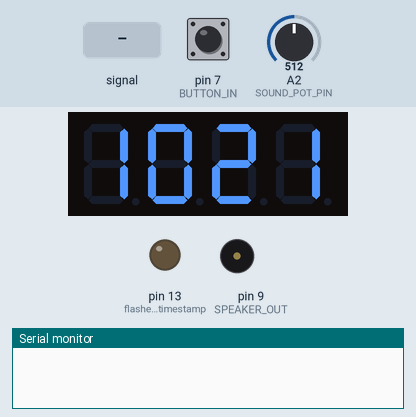
Bench run of a sketch on a simulated Arduino Uno, built with avr-gcc and run on an emulated ATmega328P. Parts: 4-digit seven-segment display, output pins drawn as LEDs (lit = HIGH), buzzer (waves = sounding), the last lines printed to the serial monitor. Inputs (shaded band) come from the test bench; at power-on: pin 7 (BUTTON_IN) HIGH, A2 (SOUND_POT_PIN) = 512. Random numbers use the default seed unless the sketch sets one.

Above: at 1.2 s.
1.3 s: pin 7 (BUTTON_IN) pulled LOW for 0.15 s
At 1.51 s:
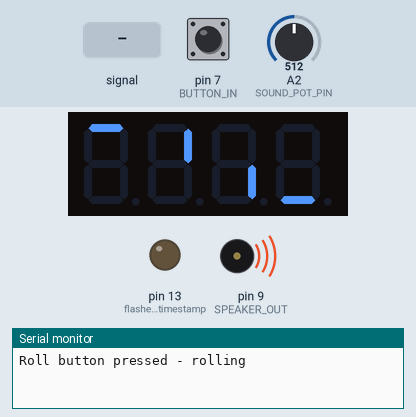
2.0 s: A2 (SOUND_POT_PIN) fed a 2 Hz sine of ±306 counts around its level
At 4.02 s:
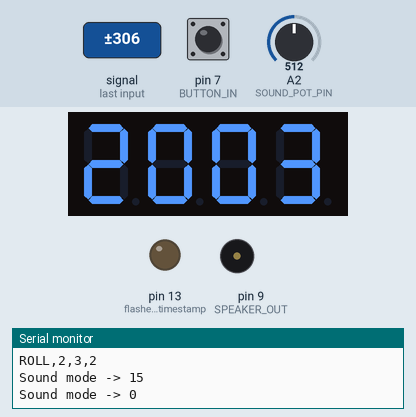
5.0 s: pin 7 (BUTTON_IN) pulled LOW for 1 s
At 5.47 s:
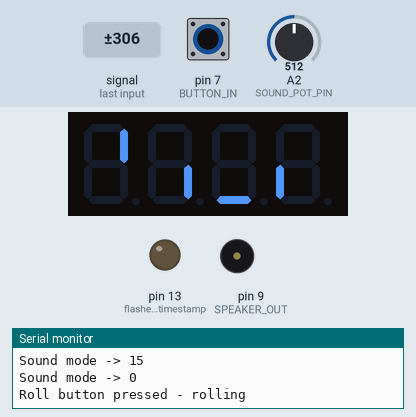
6.6 s: A2 (SOUND_POT_PIN) set to 716
At 8.6 s:
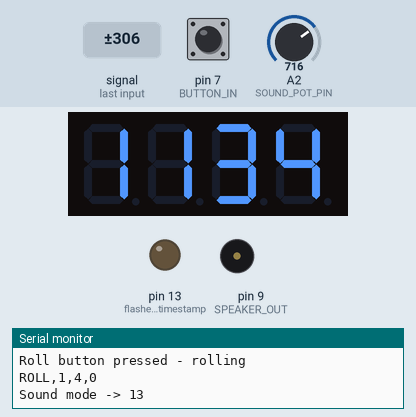
8.9 s: A2 (SOUND_POT_PIN) fed a 200 Hz sine of ±81 counts around its level
At 9.5 s:
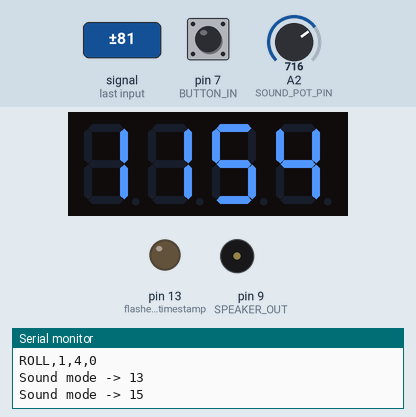
10.5 s: pin 7 (BUTTON_IN) pulled LOW for 0.15 s
At 11.09 s:
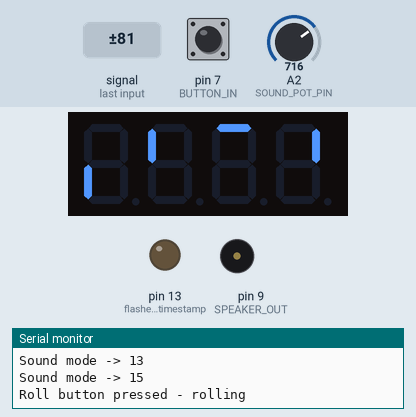
Timing chart, 0 to 12.2 s (numbered marks = the images above; inputs shaded):
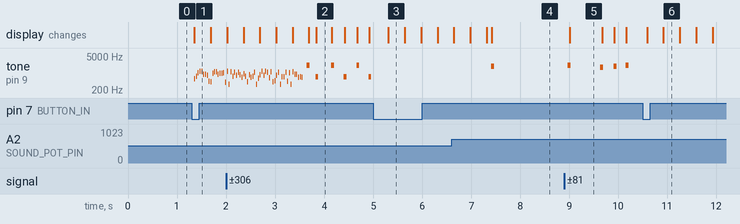

Measured:
- after the input at 1.3 s, tone on pin 9 (SPEAKER_OUT): plays 584 Hz for 0.01 s, 739 Hz for 0.01 s, 1034 Hz for 0.01 s, 1198 Hz for 0.01 s, 1176 Hz for 0.01 s, 900 Hz for 0.01 s … (18 notes in this stretch), starting after 0.05 s; the display: changes after 0.05 s (image 1)
- after the input at 8.9 s, tone on pin 9 (SPEAKER_OUT): plays 2050 Hz for 0.06 s, 1690 Hz for 0.06 s, 1870 Hz for 0.06 s, 2050 Hz for 0.06 s, starting after 0.08 s
- what the display in image 5 shows lasts 0.7 s, from 9.0 s to 9.7 s

The sketch:

digitalDice.ino
```cpp
#include <Arduino.h>
#include <TM1637Display.h>

// ---------------- Pin configuration ----------------
#define CLK               2
#define DIO               3
#define BUTTON_IN         7   // rolls the dice
#define SOUND_POT_PIN     A2  // potentiometer wiper: selects rolling-sound style
#define SPEAKER_OUT       9

// Bit-transfer delay for the TM1637 protocol (microseconds), NOT a "test" value
#define TM1637_BIT_DELAY   100

// ---------------- Button debounce ----------------
#define DEBOUNCE_MS   30

// ---------------- Spin animation timing ----------------
// Pulled to file scope (not just local to spinAnimation) so playSoundFrame()
// can compute how far through the whole animation it is, for styles that
// need a smooth sweep across the entire roll rather than per-frame steps.
const int SPIN_TOTAL_STEPS     = 10;
const int SPIN_FRAMES_PER_STEP = 6;
const int SPIN_TOTAL_FRAMES    = SPIN_TOTAL_STEPS * SPIN_FRAMES_PER_STEP; // 60

// ---------------- Sound styles ----------------
//  0 = silent
//  1 = ascending sweep
//  2 = dice-rattle (random short clicks)
//  3 = descending arcade sweep
//  4 = alternating two-tone clack
//  5 = smooth rising siren
//  6 = chiptune arpeggio
//  7 = laser zap (fast descending per step)
//  8 = bell / chime (one note per step)
//  9 = robot beep-boop (slow alternating pitch)
// 10 = casino jackpot trill
// 11 = wind-up spring (stepped rising pitch)
// 12 = xylophone (random pentatonic notes)
// 13 = sci-fi power-up (wide smooth rise)
// 14 = typewriter clack + end ding
// 15 = cymbal hiss / shimmer
#define NUM_SOUND_MODES 16
int soundMode = 2; // updated continuously from the potentiometer position

// ---------------- Display segment frames for the spin animation ----------------
// Each row is one rotating "spinner" frame (a single lit segment moving across
// all 4 digit positions at once), replacing six near-duplicate arrays from an
// earlier version.
const uint8_t spinnerFrames[6][4] = {
  { SEG_A, SEG_B, SEG_C, SEG_D },
  { SEG_B, SEG_C, SEG_D, SEG_E },
  { SEG_C, SEG_D, SEG_E, SEG_F },
  { SEG_D, SEG_E, SEG_F, SEG_A },
  { SEG_E, SEG_F, SEG_A, SEG_B },
  { SEG_F, SEG_A, SEG_B, SEG_C }
};

TM1637Display display(CLK, DIO, TM1637_BIT_DELAY);

int brightness = 3;
int dice1 = 1, dice2 = 1;   // start at a valid value so power-up doesn't show 0/0
bool displayDirty = true;   // set true whenever the display was wiped/changed outside displayNum()

// Small helper struct so both buttons share the same debounce/edge-detect logic
struct DebouncedButton {
  uint8_t pin;
  bool lastReading;
  bool actionTaken;
  unsigned long lastDebounceTime;
};

DebouncedButton rollButton = { BUTTON_IN, false, false, 0 };

// Smoothed potentiometer reading, used to pick the sound style. A simple
// low-pass filter (weighted running average) keeps a noisy ADC reading from
// making soundMode flicker between two values near a threshold.
int smoothedPot = 512; // start at the middle of the 0-1023 ADC range

// Most potentiometers don't electrically sweep the full ideal 0-1023 ADC
// range in practice (wiring resistance, wiper contact, unit tolerance). These
// track the REAL observed min/max as the knob gets used, so "fully one way"
// and "fully the other way" always reach mode 0 and the last mode - whatever
// the pot's actual range turns out to be. Sweep the knob fully a couple of
// times after flashing so these settle to the true endpoints.
int potMin = 1023;
int potMax = 0;

// Hysteresis margin around the CURRENT mode's zone, as a fraction of that
// zone's width (not a fixed ADC count) - a reading has to clearly leave the
// current zone by more than this before a change is even considered, which
// stops noise sitting right on a boundary from flip-flopping between modes.
// A FIXED count margin can end up larger than a zone itself if the pot's
// real calibrated range is narrower than expected, which makes the
// outermost zones (mode 0, mode NUM_SOUND_MODES-1) unreachable - scaling by
// zone width avoids that regardless of how wide the pot's actual range is.
const float POT_ZONE_MARGIN_FRACTION = 0.25f;

// The mapped mode value has to hold steady for this long before it's
// actually applied. Without this, tiny electrical noise near a zone
// boundary (e.g. coupled in from the display's CLK/DIO lines) can nudge the
// reading back and forth across the boundary and make the mode flicker
// between two values with the dial completely untouched.
const unsigned long POT_SETTLE_MS = 60;
// The pot is sampled on a fixed timer (not once per loop pass) so the amount
// of smoothing doesn't depend on how fast the loop happens to run.
const unsigned long POT_SAMPLE_MS = 5;
int candidateMode = 2;
unsigned long candidateSince = 0;

// While millis() is before this timestamp, the center two digits show the
// current sound mode; once it passes, they go blank and only the dice show.
// Set 2000ms into the future whenever the mode changes (and once at boot).
unsigned long modeDisplayUntil = 0;
const unsigned long MODE_DISPLAY_MS = 2000;

// Returns true exactly once per fresh press (after debounce), false otherwise.
// With INPUT_PULLUP, the pin reads LOW when pressed.
bool checkPressed(DebouncedButton &btn) {
  bool reading = (digitalRead(btn.pin) == LOW);
  bool firedThisCall = false;

  if (reading != btn.lastReading) {
    btn.lastDebounceTime = millis();
  }

  if ((millis() - btn.lastDebounceTime) > DEBOUNCE_MS) {
    if (reading && !btn.actionTaken) {
      firedThisCall = true;
      btn.actionTaken = true;
    } else if (!reading) {
      btn.actionTaken = false;
    }
  }

  btn.lastReading = reading;
  return firedThisCall;
}

// Call once in setup(), after pinMode(), to sync a button's debounce state
// with its REAL electrical state at boot. Without this, the struct's
// hard-coded "not pressed" default can mismatch the true pin voltage during
// power-up/reset, which gets misread as a fresh press on the very first loop.
void initButtonState(DebouncedButton &btn) {
  bool reading = (digitalRead(btn.pin) == LOW);
  btn.lastReading = reading;
  btn.actionTaken = reading; // if it's already held down at boot, don't fire
  btn.lastDebounceTime = millis();
}

// ---------------- Sound helpers ----------------
void playSoundFrame(int frame, int step) {
  int combined = step * SPIN_FRAMES_PER_STEP + frame; // 0..(SPIN_TOTAL_FRAMES-1)

  switch (soundMode) {
    case 0:  // silent
      noTone(SPEAKER_OUT);
      break;

    case 1:  // ascending sweep
      if (frame % 2 == 0) {
        tone(SPEAKER_OUT, 200 + step * 40, 16);
      } else {
        noTone(SPEAKER_OUT);
      }
      break;

    case 2:  // dice-rattle: short random-pitched clicks
      tone(SPEAKER_OUT, random(300, 1200), 12);
      break;

    case 3:  // descending arcade sweep
      tone(SPEAKER_OUT, 1800 - step * 60, 16);
      break;

    case 4:  // alternating two-tone clack
      tone(SPEAKER_OUT, (frame % 2 == 0) ? 440 : 660, 20);
      break;

    case 5: { // smooth rising siren across the whole animation
      int freq = 300 + (int)(700L * combined / (SPIN_TOTAL_FRAMES - 1));
      tone(SPEAKER_OUT, freq, 18);
      break;
    }

    case 6: { // chiptune arpeggio
      const int notes[4] = { 262, 330, 392, 523 };
      tone(SPEAKER_OUT, notes[frame % 4], 14);
      break;
    }

    case 7: // laser zap: fast descending sweep within each step
      tone(SPEAKER_OUT, 1200 - frame * 150, 10);
      break;

    case 8: // bell / chime: one note per step
      if (frame == 0) {
        tone(SPEAKER_OUT, 600 + step * 30, 80);
      } else {
        noTone(SPEAKER_OUT);
      }
      break;

    case 9: // robot beep-boop: slow alternating pitch by step
      tone(SPEAKER_OUT, (step % 2 == 0) ? 300 : 900, 60);
      break;

    case 10: // casino jackpot trill
      tone(SPEAKER_OUT, 500 + frame * 80, 10);
      break;

    case 11: // wind-up spring: pitch steps up once per step, not per frame
      tone(SPEAKER_OUT, 300 + step * 70, 16);
      break;

    case 12: { // xylophone: random pentatonic notes
      const int notes[5] = { 392, 440, 494, 587, 659 };
      tone(SPEAKER_OUT, notes[random(0, 5)], 20);
      break;
    }

    case 13: { // sci-fi power-up: wide smooth rise
      int freq = 150 + (int)(1850L * combined / (SPIN_TOTAL_FRAMES - 1));
      tone(SPEAKER_OUT, freq, 18);
      break;
    }

    case 14: // typewriter clack + end ding
      if (step == SPIN_TOTAL_STEPS - 1 && frame == SPIN_FRAMES_PER_STEP - 1) {
        tone(SPEAKER_OUT, 1800, 100);
      } else {
        tone(SPEAKER_OUT, 200, 8);
      }
      break;

    case 15: // cymbal hiss / shimmer
      tone(SPEAKER_OUT, random(2500, 6000), 4);
      break;
  }
}

// Short confirmation chirp whenever the potentiometer moves into a new
// sound-mode zone, plus a print so you can see which mode you landed on
// over Serial (the number is also always visible on the dice display now).
void confirmSoundModeChange() {
  Serial.print("Sound mode -> ");
  Serial.println(soundMode);

  tone(SPEAKER_OUT, 700 + soundMode * 90, 60); // tone() with a duration doesn't block
}

// Reads the potentiometer, smooths it, and maps it onto the sound-mode
// range using the auto-calibrated potMin/potMax. A newly-mapped value only
// becomes a candidate once the reading has clearly left the CURRENT mode's
// zone (past POT_ZONE_MARGIN), and only becomes the active soundMode once
// that candidate has held steady for POT_SETTLE_MS. Together these stop
// noise sitting right on a zone boundary from endlessly flip-flopping
// between two adjacent modes.
void updateSoundModeFromPot() {
  static unsigned long lastSample = 0;
  if (millis() - lastSample < POT_SAMPLE_MS) return;
  lastSample = millis();

  int raw = analogRead(SOUND_POT_PIN);
  smoothedPot = (smoothedPot * 3 + raw) / 4; // light low-pass; hysteresis does the heavy lifting

  if (smoothedPot < potMin) potMin = smoothedPot;
  if (smoothedPot > potMax) potMax = smoothedPot;
  if (potMax <= potMin) return; // not enough range observed yet

  // Split the usable range into NUM_SOUND_MODES EQUAL zones. (Arduino's map()
  // can't be used for this: with an output of 0..N-1 it only returns the
  // top value when the input is exactly at its maximum, so the first and last
  // modes end up one ADC count wide and almost impossible to land on.)
  // A small trim at each end means the extreme modes still work when noise
  // has stretched the learned min/max slightly.
  int trim = (potMax - potMin) / 32;     // about 3% at each end
  int lo = potMin + trim;
  int hi = potMax - trim;
  int usable = hi - lo + 1;
  if (usable < 1) return;

  int pos = constrain(smoothedPot, lo, hi) - lo;
  int mapped = (int)((long)pos * NUM_SOUND_MODES / usable);
  mapped = constrain(mapped, 0, NUM_SOUND_MODES - 1);

  float zoneWidth = (float)usable / NUM_SOUND_MODES;
  int margin = (int)(zoneWidth * POT_ZONE_MARGIN_FRACTION);
  int zoneLow  = lo + (int)(soundMode * zoneWidth) - margin;
  int zoneHigh = lo + (int)((soundMode + 1) * zoneWidth) + margin;

  if (smoothedPot < zoneLow || smoothedPot > zoneHigh) {
    if (mapped != candidateMode) {
      candidateMode = mapped;
      candidateSince = millis();
    }
  } else {
    candidateMode = soundMode; // still within current zone's margin - cancel any pending change
  }

  if (candidateMode != soundMode && (millis() - candidateSince) > POT_SETTLE_MS) {
    soundMode = candidateMode;
    confirmSoundModeChange();
    modeDisplayUntil = millis() + MODE_DISPLAY_MS;
  }
}

// ---------------- Core logic ----------------
void playerRoll(int *die1, int *die2) {
  *die1 = random(1, 7);
  *die2 = random(1, 7);

  // Machine-readable line for DiceLogger.py: ROLL,<die1>,<die2>,<sound mode>
  Serial.print("ROLL,");
  Serial.print(*die1);
  Serial.print(",");
  Serial.print(*die2);
  Serial.print(",");
  Serial.println(soundMode);
}

void spinAnimation() {
  for (int step = 0; step < SPIN_TOTAL_STEPS; step++) {
    for (int frame = 0; frame < SPIN_FRAMES_PER_STEP; frame++) {
      display.setSegments(spinnerFrames[frame]);
      playSoundFrame(frame, step);
      delay(16); // brief pause so the spin is visible/audible
    }
  }
  noTone(SPEAKER_OUT);
  display.clear();
  displayDirty = true;
}

// ---------------- Roll timestamp sent back by Python ----------------
// After saving a roll, DiceLogger.py replies with "YYYY-MM-DD HH:MM:SS".
// The 4-digit display can't show all of that, so it shows the time (HH:MM)
// for STAMP_PHASE_MS, then the date (DDMM) for STAMP_PHASE_MS, then goes
// back to the dice.
int stampHour = 0, stampMinute = 0, stampDay = 0, stampMonth = 0;
unsigned long stampShowStart = 0;
bool stampActive = false;
const unsigned long STAMP_PHASE_MS = 2000;

// Uses all 4 digits of the TM1637: die 1 on the far left, die 2 on the far
// right, always. The two center digits show the current sound mode (0-15,
// with a leading zero so it fills both positions) only for MODE_DISPLAY_MS
// after it last changed - otherwise they're left blank so just the dice show.
// While a roll timestamp is being shown, it takes over the whole display.
//
// The display is only rewritten when something visible changed. Redrawing it
// on every pass of loop() made the loop slow (every redraw is several ms of
// bit-banged TM1637 traffic), which delayed pot changes appearing on screen.
void displayNum(int num, int num2, int mode) {
  static int lastView = -1, lastNum = -1, lastNum2 = -1, lastMode = -1;

  // 0 = timestamp time, 1 = timestamp date, 2 = dice only, 3 = dice + mode
  int view = 2;
  if (stampActive) {
    unsigned long elapsed = millis() - stampShowStart;
    if (elapsed < STAMP_PHASE_MS)            view = 0;
    else if (elapsed < 2 * STAMP_PHASE_MS)   view = 1;
    else                                     stampActive = false;
  }
  if (view == 2 && millis() < modeDisplayUntil) view = 3;

  if (!displayDirty && view == lastView && num == lastNum && num2 == lastNum2 &&
      (view != 3 || mode == lastMode)) {
    return; // nothing changed - leave the display alone
  }

  display.setBrightness(brightness, true);

  if (view == 0) {
    // 0b01000000 lights the colon/dot after the 2nd digit (if your module has one)
    display.showNumberDecEx(stampHour * 100 + stampMinute, 0b01000000, true, 4, 0);
  } else if (view == 1) {
    display.showNumberDecEx(stampDay * 100 + stampMonth, 0, true, 4, 0);
  } else {
    display.showNumberDecEx(num, 0, false, 1, 0);       // position 0: die 1
    if (view == 3) {
      display.showNumberDecEx(mode, 0, true, 2, 1);     // positions 1-2: sound mode
    } else {
      uint8_t blank[2] = { 0, 0 };
      display.setSegments(blank, 2, 1);                 // positions 1-2: blank
    }
    display.showNumberDecEx(num2, 0, false, 1, 3);      // position 3: die 2
  }

  lastView = view; lastNum = num; lastNum2 = num2; lastMode = mode;
  displayDirty = false;
}

void setup() {
  pinMode(SPEAKER_OUT, OUTPUT);
  pinMode(BUTTON_IN, INPUT_PULLUP); // internal pull-up: button shorts pin to GND when pressed
  // SOUND_POT_PIN needs no pinMode() call - analogRead() handles analog pins directly.

  pinMode(LED_BUILTIN, OUTPUT); // flashes when a timestamp arrives from Python
  Serial.begin(9600);
  display.clear();

  initButtonState(rollButton);
  modeDisplayUntil = millis() + MODE_DISPLAY_MS; // show the startup sound mode briefly too

  randomSeed(analogRead(A1)); // seed ONCE at startup, not on every roll
}

// Reads one line from Python. Expected format: "YYYY-MM-DD HH:MM:SS"
void checkForIncomingTime() {
  if (Serial.available() > 0) {
    String incoming = Serial.readStringUntil('\n');
    incoming.trim();

    // Debug echo so DiceLogger.py can show exactly what the Arduino received
    Serial.print("RX,");
    Serial.println(incoming);

    // Ignore anything that doesn't look like a timestamp
    if (incoming.length() >= 16 && incoming.charAt(4) == '-' && incoming.charAt(13) == ':') {
      stampMonth  = incoming.substring(5, 7).toInt();
      stampDay    = incoming.substring(8, 10).toInt();
      stampHour   = incoming.substring(11, 13).toInt();
      stampMinute = incoming.substring(14, 16).toInt();
      stampShowStart = millis();
      stampActive = true;

      digitalWrite(LED_BUILTIN, HIGH); // flash to confirm receipt
      delay(150);
      digitalWrite(LED_BUILTIN, LOW);
    }
  }
}

void loop() {
  // Check for an incoming timestamp from Python on every pass
  checkForIncomingTime();

  if (checkPressed(rollButton)) {
    Serial.println("Roll button pressed - rolling");
    stampActive = false; // a new roll cancels any old timestamp still showing
    spinAnimation();
    playerRoll(&dice1, &dice2);
    // Python's reply is picked up by checkForIncomingTime() on the next pass.
    // (Don't read Serial here: the reply hasn't arrived yet, and reading it
    // here would throw it away.)
  }
  updateSoundModeFromPot();
  displayNum(dice1, dice2, soundMode);
}
```
